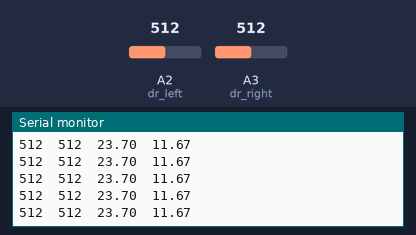
A sketch run on a simulated Arduino Uno, built with avr-gcc and run on an emulated ATmega328P. Parts: the last lines printed to the serial monitor. The inputs (shaded band) are chosen by the test bench; at power-on: A3 (dr_right) = 512, A2 (dr_left) = 512.

Above: at 1.2 s.
1.3 s: A3 (dr_right) set to 571
At 2.0 s:
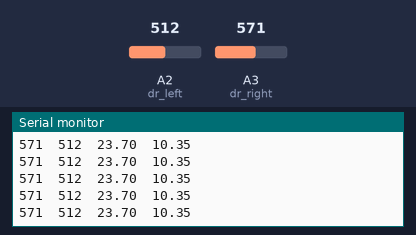
4.3 s: A3 (dr_right) set to 600
At 4.9 s:
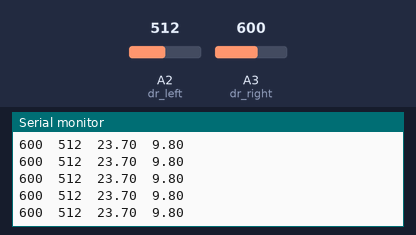
8.8 s: A2 (dr_left) set to 122
At 9.7 s:
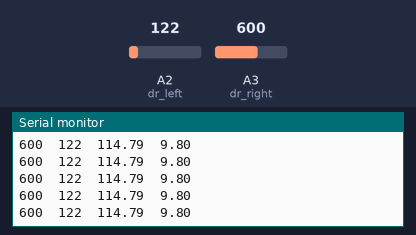
11.8 s: A2 (dr_left) set to 148
At 12.4 s:
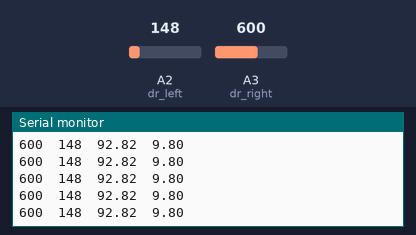
Timing chart, 0 to 14.8 s (numbered marks = the images above; inputs shaded):
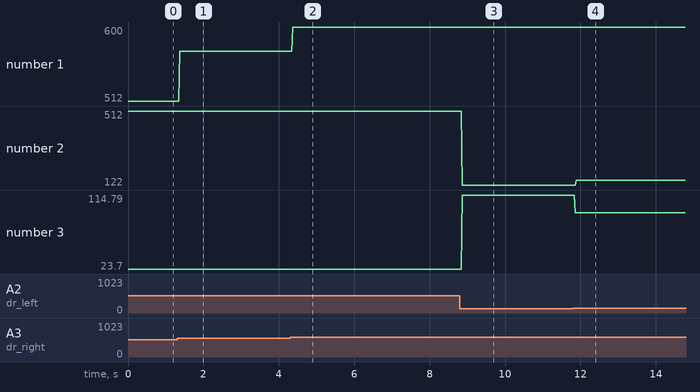

Measured:
- after the input at 1.3 s, the serial monitor: prints a new line after 0.07 s (image 1)
- after the input at 4.3 s, the serial monitor: prints a new line after 0.07 s (image 2)
- after the input at 8.8 s, the serial monitor: prints a new line after 0.07 s (image 3)
- after the input at 11.8 s, the serial monitor: prints a new line after 0.06 s (image 4)
- plotted number 1: 512 → 571 after the input at 1.3 s, 571 → 600 after the input at 4.3 s
- plotted number 2: 512 → 122 after the input at 8.8 s, 122 → 148 after the input at 11.8 s
- plotted number 3: 23.7 → 114.79 after the input at 8.8 s, 114.79 → 92.82 after the input at 11.8 s

The sketch:

sketch_mar02a.ino
```cpp
#define dr_left A2
#define dr_right A3


float dist_left(){
  return 65*pow((analogRead(A2)*0.00488758553), -1.10);
}

float dist_right(){
  return 32*pow((analogRead(A3)*0.00488758553), -1.10);
}

void setup() {
  Serial.begin(9600);
  pinMode(dr_left, INPUT);
  pinMode(dr_right, INPUT);
}

void loop() {
  Serial.print(analogRead(A3));
  Serial.print("  ");
  Serial.print(analogRead(A2));
  Serial.print("  ");
  Serial.print(dist_left());
  Serial.print("  ");
  Serial.println(dist_right());

}
```
